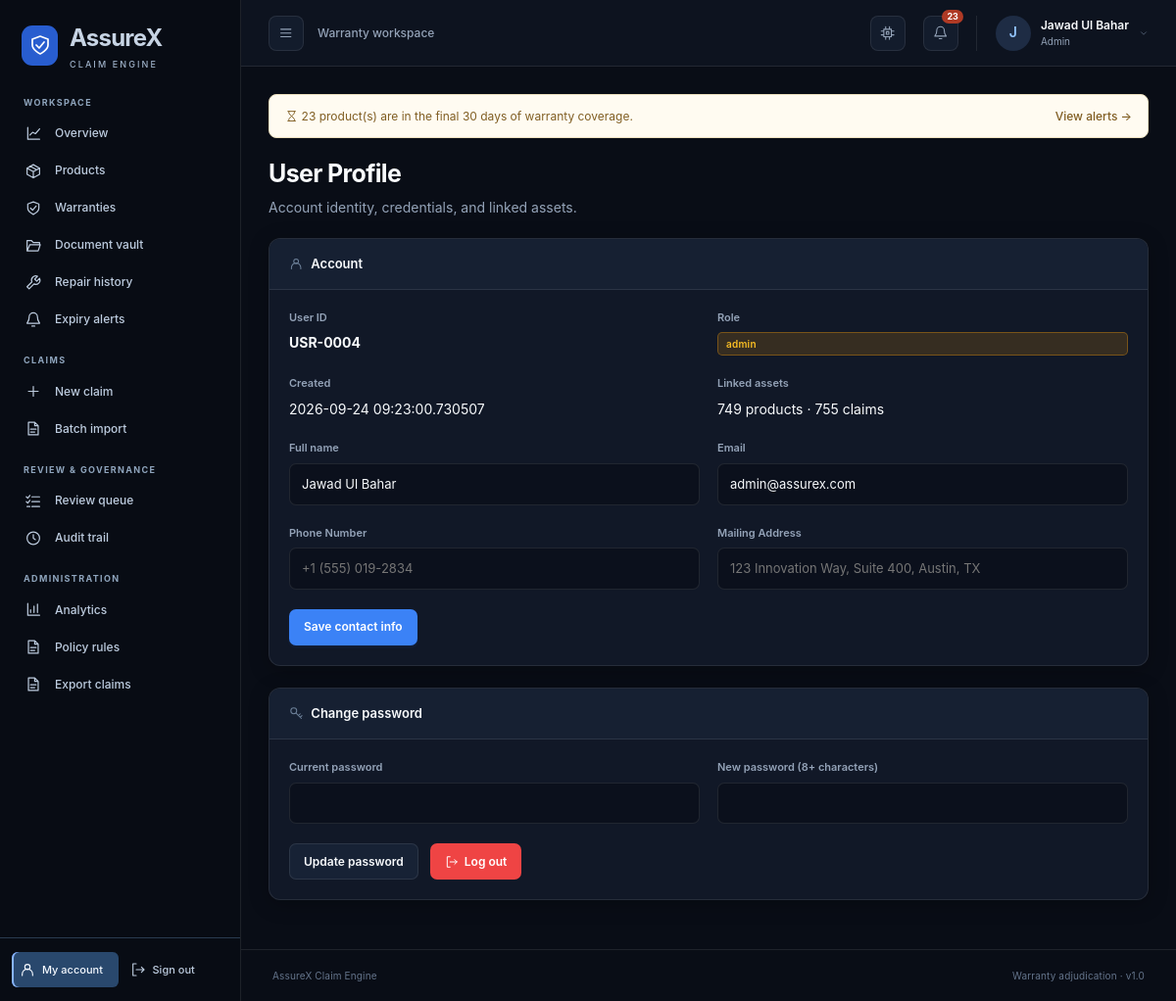
Page /profile (signed in) on the committed database.
### src/assurex_claim_engine/db/database.py (models this page shows)
class User(Base):
    __tablename__ = "users"
    id = Column(Integer, primary_key=True, index=True)
    user_id = Column(String(50), unique=True, index=True, nullable=False)
    email = Column(String(100), unique=True, index=True, nullable=False)
    hashed_password = Column(String(255), nullable=False)
    full_name = Column(String(100), nullable=False)
    role = Column(String(30), nullable=False, default="customer")
    phone_number = Column(String(50), nullable=True, default="")
    mailing_address = Column(Text, nullable=True, default="")
    created_at = Column(DateTime, default=_utcnow)
    products = relationship("Product", back_populates="owner")
    claims = relationship("Claim", back_populates="claimant")
    documents = relationship("Document", back_populates="owner")
    repairs = relationship("Repair", back_populates="owner")

### src/assurex_claim_engine/web/app.py (the view)
@app.get("/profile", response_class=HTMLResponse)
def profile_page(
    request: Request,
    current_user: User = Depends(require_login),
    db: Session = Depends(get_db),
):
    products = scoped_products(db, current_user).count()
    claims = scoped_claims(db, current_user).count()
    return render(request, "profile.html", {
        "user": current_user,
        "product_count": products,
        "claim_count": claims,
    }, db=db)

### templates/profile.html (shortened to what this page needs)
{% extends "base.html" %}
{% block content %}
<div class="page-header" style="margin-bottom: 1.25rem;">
    <div>
        <h1 style="font-size: 1.5rem; font-weight: 700;">User Profile</h1>
        <p style="color: var(--text-sub);">Account identity, credentials, and linked assets.</p>
    </div>
</div>
<div class="panel">
    <div class="panel-header"><div class="panel-title"><svg class="icon" aria-hidden="true"><use href="/static/icons.svg#fa-id-badge"></use></svg> Account</div></div>
    <div class="panel-body">
        <div class="form-row">
            <div class="form-group">
                <div class="form-label">User ID</div>
                <div style="font-weight: 700;">{{ user.user_id }}</div>
            </div>
            <div class="form-group">
                <div class="form-label">Role</div>
                <span class="status-badge status-review">{{ user.role }}</span>
            </div>
        </div>
        <div class="form-row">
            <div class="form-group">
                <div class="form-label">Created</div>
                <div>{{ user.created_at }}</div>
            </div>
            <div class="form-group">
                <div class="form-label">Linked assets</div>
                <div>{{ product_count }} products · {{ claim_count }} claims</div>
            </div>
        </div>
        <form action="/profile/update" method="POST">
            <div class="form-row">
                <div class="form-group">
                    <label class="form-label">Full name</label>
                    <input class="form-input" name="full_name" value="{{ user.full_name }}" required>
                </div>
                <div class="form-group">
                    <label class="form-label">Email</label>
                    <input class="form-input" type="email" name="email" value="{{ user.email }}" required>
                </div>
            </div>
            <div class="form-row">
                <div class="form-group">
                    <label class="form-label">Phone Number</label>
                    <input class="form-input" type="tel" name="phone_number" value="{{ user.phone_number or '' }}" placeholder="+1 (555) 019-2834">
                </div>
                <div class="form-group">
                    <label class="form-label">Mailing Address</label>
                    <input class="form-input" type="text" name="mailing_address" value="{{ user.mailing_address or '' }}" placeholder="123 Innovation Way, Suite 400, Austin, TX">
                </div>
            </div>
            <button class="btn btn-primary" type="submit">Save contact info</button>
        </form>
    </div>
</div>
<div class="panel">
    <div class="panel-header"><div class="panel-title"><svg class="icon" aria-hidden="true"><use href="/static/icons.svg#fa-key"></use></svg> Change password</div></div>
    <div class="panel-body">
        <form action="/profile/change-password" method="POST">
            <div class="form-row">
                <div class="form-group">
                    <label class="form-label">Current password</label>
                    <input class="form-input" type="password" name="current_password" required>
                </div>
                <div class="form-group">
                    <label class="form-label">New password (8+ characters)</label>
                    <input class="form-input" type="password" name="new_password" minlength="8" required>
                </div>
            </div>
            <div style="display: flex; gap: 0.75rem; align-items: center; margin-top: 0.5rem; flex-wrap: wrap;">
                <button class="btn btn-secondary" type="submit">Update password</button>
                <a href="/logout" class="btn btn-danger" style="text-decoration: none; display: inline-flex; align-items: center; gap: 6px;">
                    <svg class="icon" aria-hidden="true" style="width: 14px; height: 14px;"><use href="/static/icons.svg#fa-right-from-bracket"></use></svg> Log out
                </a>
            </div>
        </form>
    </div>
</div>
{% endblock %}

### templates/base.html (shortened to what this page needs)
<!DOCTYPE html>
<html lang="en">
<head>
    <link rel="stylesheet" href="/static/css/dashboard.css">
</head>
{% set active_role = user.role if user else request.session.get('role') %}
{% set active_name = user.full_name if user else request.session.get('full_name') %}
{% set path = request.url.path %}
{% macro nav(url, label, icon, prefix=false) %}
<a href="{{ url }}" aria-label="{{ label }}" class="nav-item-link{% if path == url or (prefix and path.startswith(url + '/')) %} active{% endif %}" {% if path == url or (prefix and path.startswith(url + '/')) %}aria-current="page"{% endif %} title="{{ label }}">
    <svg class="icon" aria-hidden="true"><use href="/static/icons.svg#{{ icon }}"></use></svg><span class="nav-label">{{ label }}</span>
</a>
{% endmacro %}
<body class="{% if active_role %}app-layout{% else %}auth-layout{% endif %}">
{% if active_role %}
<aside class="sidebar" id="app-sidebar" aria-label="Application sidebar">
    <a href="/" class="sidebar-brand"><span class="brand-mark"><svg class="icon" aria-hidden="true"><use href="/static/icons.svg#fa-shield-halved"></use></svg></span><span class="nav-label">AssureX<small>CLAIM ENGINE</small></span></a>
    <nav class="sidebar-nav" aria-label="Main navigation">
        <div class="nav-section-label">Workspace</div>
        {{ nav('/', 'Overview', 'fa-chart-line') }}
        {{ nav('/products', 'Products', 'fa-box', true) }}
        {{ nav('/warranties', 'Warranties', 'fa-shield', true) }}
        {{ nav('/documents', 'Document vault', 'fa-folder-open', true) }}
        {{ nav('/repairs', 'Repair history', 'fa-wrench', true) }}
        {{ nav('/alerts', 'Expiry alerts', 'fa-bell') }}
        {% if active_role in ['customer', 'service_center', 'admin'] %}
        <div class="nav-section-label">Claims</div>
        {{ nav('/claims/new', 'New claim', 'fa-plus') }}
        {{ nav('/claims/import-csv', 'Batch import', 'fa-file-csv') }}
        {% endif %}
        {% if active_role in ['reviewer', 'admin'] %}
        <div class="nav-section-label">Review & governance</div>
        {{ nav('/reviewer/queue', 'Review queue', 'fa-list-check') }}
        {{ nav('/audit-logs', 'Audit trail', 'fa-clock-rotate-left') }}
        {% endif %}
        {% if active_role == 'admin' %}
        <div class="nav-section-label">Administration</div>
        {{ nav('/admin/analytics', 'Analytics', 'fa-chart-bar') }}
        {{ nav('/admin/policies', 'Policy rules', 'fa-scroll') }}
        {{ nav('/admin/export-csv', 'Export claims', 'fa-file-export') }}
        {% endif %}
    </nav>
    <div class="sidebar-bottom">
        {{ nav('/profile', 'My account', 'fa-user-circle') }}
        {{ nav('/logout', 'Sign out', 'fa-right-from-bracket') }}
    </div>
</aside>
<div class="app-workspace">
<header class="app-topbar">
    <div class="topbar-left">
        <button class="icon-button" id="sidebar-toggle" type="button" aria-controls="app-sidebar" aria-expanded="true" aria-label="Toggle navigation"><svg class="icon" aria-hidden="true"><use href="/static/icons.svg#fa-bars"></use></svg></button>
        <span class="workspace-label">Warranty workspace</span>
    </div>
    <div class="topbar-actions">
        <button class="icon-button theme-toggle-btn" id="theme-toggle" type="button" aria-label="Toggle theme" title="Toggle dark/light theme"><svg class="icon" aria-hidden="true"><use href="/static/icons.svg#fa-wand-magic-sparkles"></use></svg></button>
        <a href="/alerts" class="icon-button alerts-link" aria-label="Expiry alerts{% if alert_count %}: {{ alert_count }}{% endif %}" title="Expiry alerts"><svg class="icon" aria-hidden="true"><use href="/static/icons.svg#fa-bell"></use></svg>{% if alert_count %}<span class="nav-badge">{{ alert_count }}</span>{% endif %}</a>
        <a href="/profile" class="account-link"><span class="avatar">{{ (active_name or 'A')[:1]|upper }}</span><span class="account-text">{{ active_name }}<small>{{ active_role.replace('_', ' ')|title }}</small></span><svg class="icon" aria-hidden="true"><use href="/static/icons.svg#fa-chevron-down"></use></svg></a>
    </div>
</header>
{% endif %}
<main class="main-content" id="main-content" tabindex="-1">
    {% if alert_count and path != '/alerts' %}
    <div class="alert-banner"><span><svg class="icon" aria-hidden="true"><use href="/static/icons.svg#fa-hourglass-half"></use></svg> {{ alert_count }} product(s) are in the final {{ 30 }} days of warranty coverage.</span><a href="/alerts" class="link">View alerts <span aria-hidden="true">→</span></a></div>
    {% endif %}
    {% block content %}{% endblock %}
</main>
{% if active_role %}<footer class="app-footer"><span>AssureX Claim Engine</span><span>Warranty adjudication · v1.0</span></footer>{% endif %}
</div>
</body>
</html>

### rows in the picture
User: full_name "J", full_name "Jawad Ul Bahar", replace "Admin", user_id "USR-0004", role "admin", created_at "2026-09-24 09:23:00.730507", email "admin@assurex.com"

### other values in the picture
{{ label }} "Overview Products Warranties Document vault Repair history Expiry alerts New claim Batch import Review queue Audit trail Analytics Policy rules Export claims My account Sign out"
{{ alert_count }} "23"
{{ 30 }} "30"
{{ product_count }} "749"
{{ claim_count }} "755"
